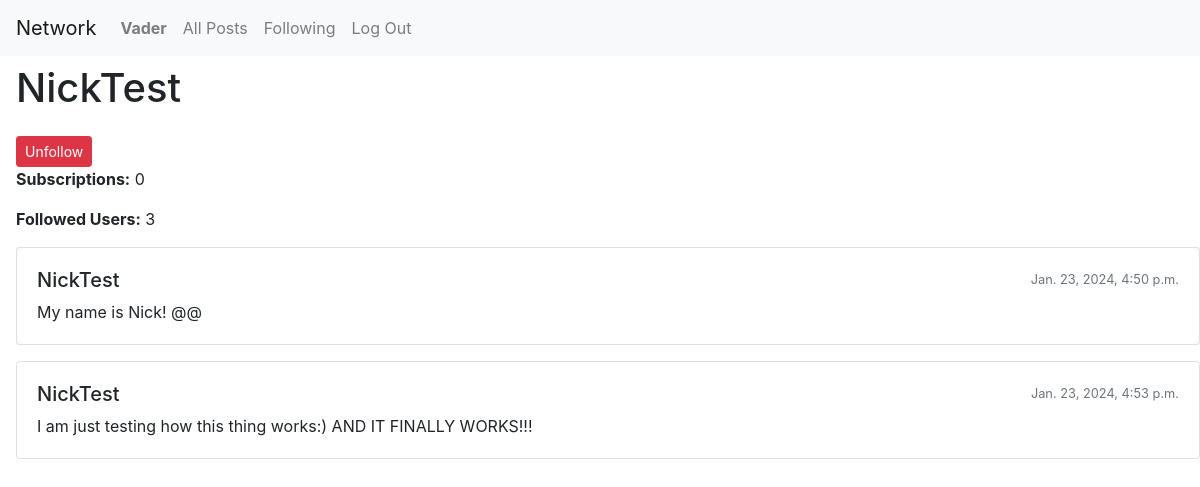
/dispay_profile/1 (signed in), run on the app's committed database.
### network/models.py (models this page shows)
class User(AbstractUser):
    subscriptions = models.ManyToManyField(
        'self', symmetrical=False, blank=True, related_name='subscribers')

class Posts(models.Model):
    creator = models.ForeignKey(
        User, on_delete=models.CASCADE, related_name='creator')
    post_text = models.TextField(blank=False, null = True)
    date = models.DateTimeField()
    likes = models.IntegerField(default = 1)
    comments = models.ForeignKey(
        Comments, on_delete=models.CASCADE, related_name='comments', null = True, blank = True)

### network/views.py (the view)
# urls.py: path('dispay_profile/<int:user_id>', views.display_profile, name='display_profile'),
def display_profile(request, user_id):
    user_data = User.objects.get(id=user_id)
    posts = Posts.objects.filter(creator_id = user_id)
    return render(request, "network/profile.html", {
        'posts': posts,
        'user_data': user_data
    })

### network/templates/network/profile.html (shortened to what this page needs)
{% extends "network/layout.html" %}
{% load static %}
{% block body %}
    <div class="mt-2 ml-3">
        <h1 class="mb-4">{{ user_data.username }}</h1>
        {% if request.user.is_authenticated and user_data != request.user %}
            {% if user_data not in request.user.subscriptions.all %}
                <button class="btn btn-primary btn-sm" id='follow' data-user-id="{{ user_data.id }}">Follow</button>
            {% else %}
                <button class="btn btn-danger btn-sm follow-btn" id='follow' data-user-id="{{ user_data.id }}">Unfollow</button>
            {% endif %}
        {% endif %}
        <p id='subs'><strong>Subscriptions:</strong> {{ user_data.subscriptions.count }}</p>
        <p id='followsCount' data-initial-count="{{ user_data.subscribers.count }}"><strong>Followed Users:</strong> {{ user_data.subscribers.count }}</p>
        {% for post in posts %}
            <div class="card mb-3">
                <div class="card-body">
                    <div class="d-flex justify-content-between align-items-center mb-2">
                        <div class="d-flex align-items-center">
                            <h5 class="card-title mb-0">{{ post.creator }}</h5>
                        </div>
                        <small class="text-muted">{{ post.date }}</small>
                    </div>
                    <p class="card-text">{{ post.post_text }}</p>
                </div>
            </div>
        {% endfor %}
    </div>
{% endblock %}

### network/templates/network/layout.html (shortened to what this page needs)
{% load static %}
<!DOCTYPE html>
<html lang="en">
    <head>
        <link rel="stylesheet" href="https://stackpath.bootstrapcdn.com/bootstrap/4.4.1/css/bootstrap.min.css">
        <link href="{% static 'network/styles.css' %}" rel="stylesheet">
    </head>
    <body>
        <nav class="navbar navbar-expand-lg navbar-light bg-light">
            <a class="navbar-brand" href="#">Network</a>
            <div>
              <ul class="navbar-nav mr-auto">
                {% if user.is_authenticated %}
                    <li class="nav-item">
                        <a class="nav-link" href="{% url 'display_profile' user.id %}"><strong>{{ user.username }}</strong></a>
                    </li>
                {% endif %}
                <li class="nav-item">
                  <a class="nav-link" href="{% url 'index' %}">All Posts</a>
                </li>
                {% if user.is_authenticated %}
                    <li class="nav-item">
                        <a class="nav-link" href="{% url 'my_followings' %}">Following</a>
                    </li>
                    <li class="nav-item">
                        <a class="nav-link" href="{% url 'logout' %}">Log Out</a>
                    </li>
                {% endif %}
              </ul>
            </div>
          </nav>
        <div class="body">
            {% block body %}
            {% endblock %}
        </div>
    </body>
</html>

### data on the page
User: username "Vader"
User: username "NickTest", subscriptions.count "0", subscribers.count "3"
Posts: creator "NickTest", date "Jan. 23, 2024, 4:50 p.m.", post_text "My name is Nick! @@"
Posts: creator "NickTest", date "Jan. 23, 2024, 4:53 p.m.", post_text "I am just testing how this thing works:) AND IT FINALLY WORKS!!!"
